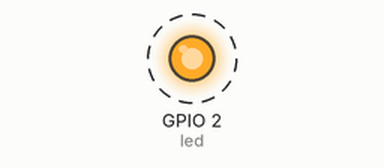
The program below on a simulated ESP32 board running MicroPython. On the bench: output pins drawn as LEDs (lit = HIGH). Dashed ring = blinking. What the program prints to the serial console is not drawn.

Above: at 0.2 s.
Timing chart, 0 to 3.0 s (numbered marks = the images above):
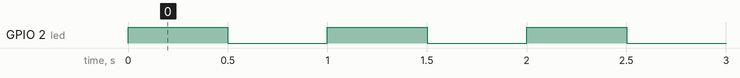

Measured:
- by itself, GPIO 2 (led): alternates HIGH for 0.50 s and LOW for 0.50 s

The program:

blink.py
```python
from machine import Pin
import time

# LED connected to GPIO 2 (common on ESP32 dev boards)
led = Pin(2, Pin.OUT)

print("Starting ESP32 Blink...")

while True:
    led.on()
    print("LED ON")
    time.sleep(0.5)
    led.off()
    print("LED OFF")
    time.sleep(0.5)
```
